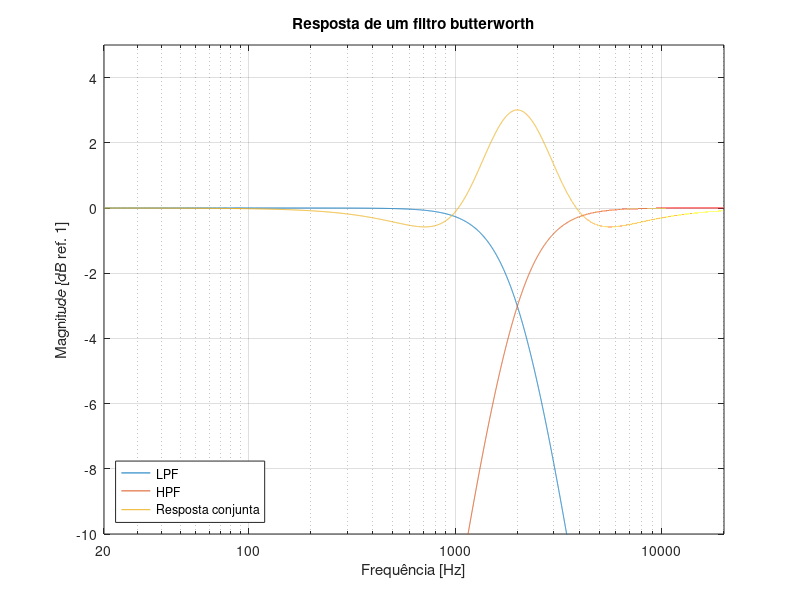
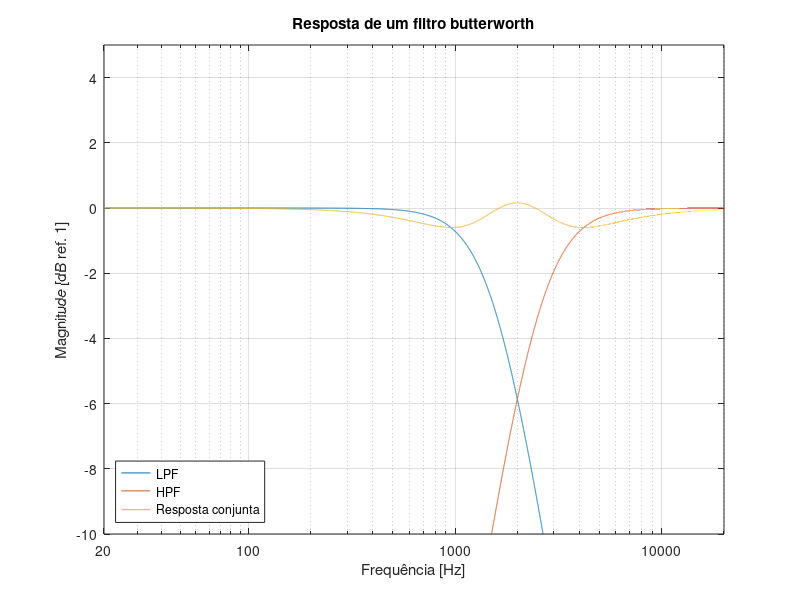
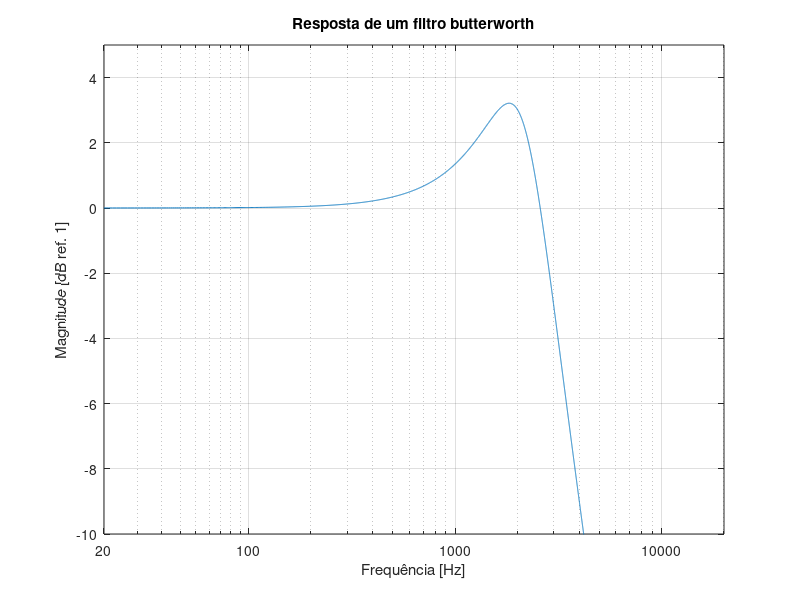

Recreate these plots in MATLAB, in order.
clear all; close all; clc
%% Butterworth original
R = 4;
Q = .707;
fc = 2000;
L = R/(2*pi*fc*Q);
C = Q/(2*pi*fc*R);
f = 20:20000;
s = j.*(2*pi*f);
w = 2*pi*f;

high_pass = L*C*s.^2 ./ (1 + L*s/R + L*C*s.^2);
low_pass = 1 ./ (1 + L*s/R + L*C*s.^2);

%overall frequency response
overall_real = real(low_pass) + real(high_pass);
overall_imag = imag(low_pass) - imag(high_pass);
overall = overall_real + 1i.*overall_imag;

figure('Name', 'Curva Butterworth original')
semilogx(f, 20*log10(abs(low_pass))); grid on; hold on;
semilogx(f, 20*log10(abs(high_pass)));
semilogx(f, 20*log10(abs(overall)));
xlabel('Frequência [Hz]'), ylabel('Magnitude [dB ref. 1]'); title('Resposta de um filtro butterworth')
legend('LPF', 'HPF', 'Resposta conjunta', 'Location', 'southwest')
xlim([20 20000]), ylim([-10 5]);
xticks([20 100 1000 10000]); xticklabels({'20', '100', '1000', '10000'});
% print(gcf, '-dpng', '-r300', 'butterworth_normal.png')

%% Plot com butterworth ajustado

R = 4;
Q = .707;

% HPF
fc_1 = 2000*1.3;
L1 = R/(2*pi*fc_1*Q);
C1 = Q/(2*pi*fc_1*R);

% LPF
fc_2 = 2000/1.3;
L2 = R/(2*pi*fc_2*Q);
C2 = Q/(2*pi*fc_2*R);

f = 20:20000;
s = j.*(2*pi*f);

high_pass = L1*C1*s.^2 ./ (1 + L1*s/R + L1*C1*s.^2);
low_pass = 1 ./ (1 + L2*s/R + L2*C2*s.^2);

%overall frequency response
overall_real = real(low_pass) + real(high_pass);
overall_imag = imag(low_pass) - imag(high_pass);
overall = overall_real + 1i.*overall_imag;

figure('Name', 'Curva Butterworth ajustada')
semilogx(f, 20*log10(abs(low_pass))); grid on; hold on;
semilogx(f, 20*log10(abs(high_pass)));
semilogx(f, 20*log10(abs(overall)));
xlabel('Frequência [Hz]'), ylabel('Magnitude [dB ref. 1]'); title('Resposta de um filtro butterworth')
legend('LPF', 'HPF', 'Resposta conjunta', 'Location', 'southwest')
xlim([20 20000]), ylim([-10 5]);
xticks([20 100 1000 10000]); xticklabels({'20', '100', '1000', '10000'});
% print(gcf, '-dpng', '-r300', 'butterworth_ajustado.png')

%%

R = 4.53;
C = 22e-6;
L = .25e-3;
teste = R./(-w.^2*R*L*C+j*w*L+R);

figure('Name', 'Curva Butterworth original')
semilogx(f, 20*log10(abs(teste))); grid on; hold on;
xlabel('Frequência [Hz]'), ylabel('Magnitude [dB ref. 1]'); title('Resposta de um filtro butterworth')
xlim([20 20000]), ylim([-10 5]);
xticks([20 100 1000 10000]); xticklabels({'20', '100', '1000', '10000'});